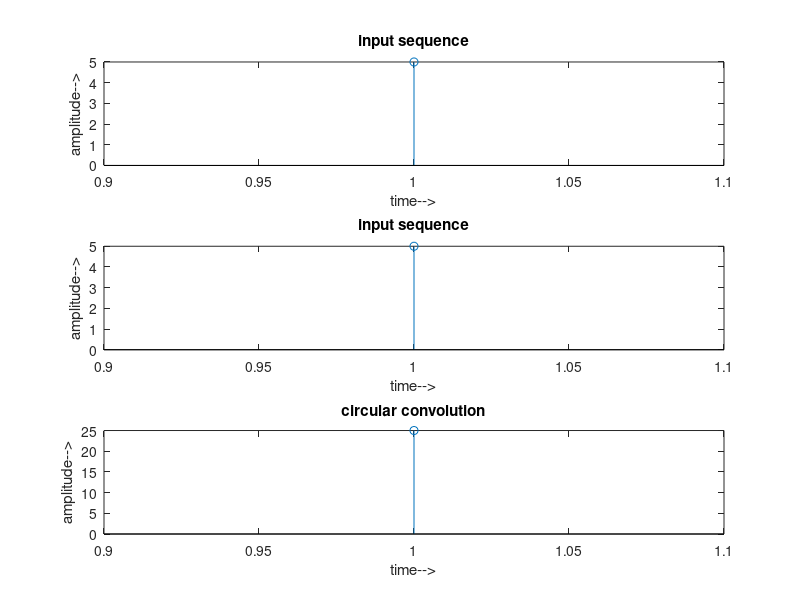

The MATLAB script that drew this image:
clc;
clear all;
close all;
x=input('enter the input sequence: ');
h=input('enter the other sequence: ');
l=length(x);
n=length(h);
r=max(l,n);
hnew=[h,zeros(1,(r-n))];
x1=[x,zeros(1,(r-l))];
h1=zeros(r,r);
h1(1:r,1)=hnew';
h1(1,2:r)=h1(r:-1:2,1);
for i=1:r-1
    for j=1:r-1
        h1(i+1,j+1)=h1(i,j);
        
    end
   
   
end
h1
y=h1*x1';
y'
subplot(3,1,1)
stem(x)
xlabel('time-->');
ylabel('amplitude-->');
title('input sequence');
subplot(3,1,2)
stem(h)
xlabel('time-->');
ylabel('amplitude-->')
title('input sequence');
subplot(3,1,3)
stem((y'))
xlabel('time-->');
ylabel('amplitude-->')
title('circular convolution');
% %linear conv using circular conv
% m=(l+n-1);
% xnew=[x,zeros(1,(m-l))];
% hnew1=[h,zeros(1,(m-n))];
% h1new=zeros(l+n-1,l+n-1);
% h1new(1:(l+n-1),1)=hnew1';
% h1new(1,2:m)=h1new(m:-1:2,1);
% for i=1:m-1
%     for j=1:m-1
%         h1new(i+1,j+1)=h1new(i,j);
%         
%     end
%    
%    
% end
% ynew=h1new*xnew';
% ynew'
% subplot(4,1,4)
% stem((ynew'))
% xlabel('time-->');
% ylabel('amplitude-->')
% title('linear convolution');
% 
